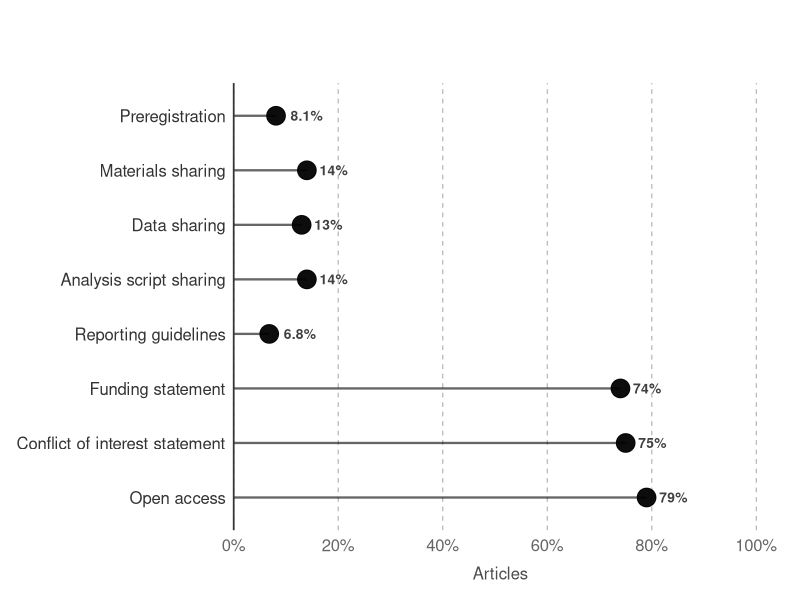
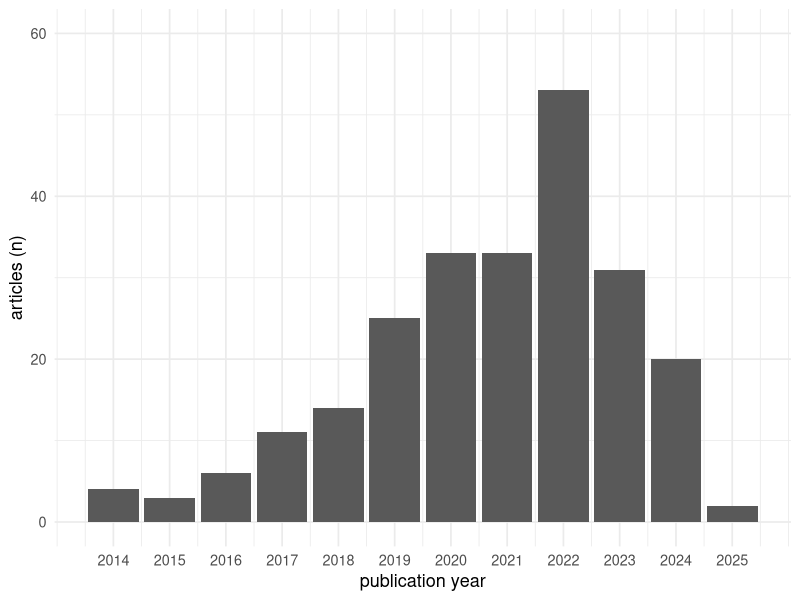
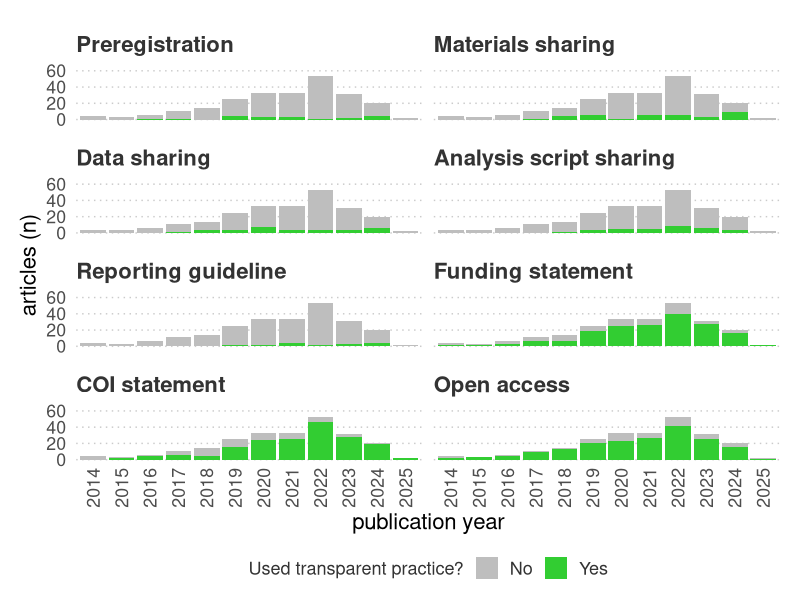

Write the R code that produced these figures, in order.
## ---- chunk 1
library(dplyr) # for general analysis and munging functions
library(tidyr) # for general analysis and munging functions
library(forcats) # for general analysis and munging functions
library(readr) # for loading files
library(ggplot2) # for plotting
library(here) # for accessing files
library(knitr) # for tables
library(kableExtra) # for tables
## ---- chunk 2
# Define a "not in" operator
`%notin%` <- Negate(`%in%`)

# This function will compute percentages for specific variables and format them.
count_percent <- function(data, ...) {
  columns <- enquos(...)

  d_count <- data %>%
      count(!!!columns, .drop = FALSE) %>%
      complete(!!!columns, fill = list(n = 0))
  
  d_overall <- d_count %>%
      mutate(N = sum(n), percent = signif((n/N)*100,2), report = paste0(n, ' (', percent,'%)'))
  
  return(d_overall)
}

# same function as above but allows for grouping (e.g., by design or data type)
count_percent_grouped <- function(data, ..., group = NULL) {
  columns <- enquos(...)
  group_vars <- enquos(group)

  d_count <- data %>%
    count(!!!group_vars, !!!columns, .drop = FALSE) %>%
    complete(!!!group_vars, !!!columns, fill = list(n = 0))

  d_out <- d_count %>%
    group_by(!!!group_vars) %>%
    mutate(
      N = sum(n),
      percent = signif((n / N) * 100, 2),
      report = paste0(n, " (", percent, "%)")
    ) %>%
    ungroup()

  return(d_out)
}

## ---- chunk 3
# load the extracted data after coding discrepancies were resolved
d <- read_csv(here('data','primary','extracted_data_resolved.csv'))

# load the list of article metadata
d_articles <- read_csv(here('data','primary','article_list.csv')) %>%
  filter(duplicate == F)

# combine article metadata with extracted data
d <- d %>%
  left_join(d_articles, by = "article_id")
## ---- chunk 4
d <- d %>%
  rename(
    eligible_journal = `is.the.article.reported.in.a.peer-reviewed.academic.journal?`,
    eligible_english = `is.the.article.written.in.english?`,
    open_access_status = `can.you.view.an.open.access.version.of.this.article?`,
    article_version_coded = `which.version.of.the.article.are.you.coding?`,
    eligible_empirical = `does.the.article.report.empirical.research?`,
    research_design = `what.is.the.research.design?.(tick.all.that.apply)`,
    data_type = `what.is.the.data.type?.(tick.all.that.apply`,
    prereg_statement = `does.the.article.state.whether.or.not.the.study.(or.some.aspect.of.the.study).was.preregistered?`,
    prereg_statement_verbatim = prereg_verbatim,
    prereg_access_method = `how.is.the.preregistration.accessed?.(according.to.the.statement)`,
    prereg_access_status = `can.you.access.and.view.the.preregistration.(without.contacting.anyone)?`,
    data_statement = `does.the.article.state.whether.or.not.data.are.available?`,
    data_statement_verbatim = data_verbatim,
    data_access_method = `how.are.the.data.accessed?.(according.to.the.statement)`,
    data_access_status = `can.you.access,.download,.and.view.the.data.(without.contacting.anyone)?`,
    data_reasons = `did.the.authors.provide.any.reasons.for.not.sharing.or.restricting.access.to.the.data?`,
    materials_statement = `does.the.article.state.whether.or.not.any.materials.are.available?`,
    materials_statement_verbatim = `materials_verbatim`,
    materials_access_method = `how.are.the.materials.accessed?.(according.to.the.statement)`,
    materials_access_status = `can.you.access,.download,.and.view.the.materials.(without.contacting.anyone)?`,
    materials_reasons = `did.the.authors.provide.any.reasons.for.not.sharing.or.restricting.access.to.the.materials?`,
    analysis_statement = `does.the.article.state.whether.or.not.analysis.scripts.are.available?`,
    analysis_statement_verbatim = `analysis_verbatim`,
    analysis_access_method = `how.is.the.analysis.script.accessed?.(according.to.the.statement)`,
    analysis_access_status = `can.you.access,.download,.and.view.the.analysis.script.(without.contacting.anyone)?`,
    analysis_reasons = `did.the.authors.provide.any.reasons.for.not.sharing.or.restricting.access.to.the.analysis.scripts?`,
    reporting_statement = `is.there.a.statement.declaring.the.use.of.one.or.more.reporting.guidelines?`,
    reporting_statement_verbatim = reporting_verbatim,
    reporting_type = `which.guidelines.were.used.(if.any)?.(select.all.that.apply.and.use.the.other.option.if.necessary)`,
    funding_statement = `does.the.article.include.a.statement.indicating.whether.there.were.funding.sources?`,
    funding_statement_verbatim = `funding_verbatim`,
    coi_statement = `does.the.article.include.a.statement.indicating.whether.there.were.any.conflicts.of.interest?`,
    coi_statement_verbatim = `coi_verbatim`,
    notes = `you.can.use.this.space.to.record.anything.interesting.or.problematic.about.this.article`)
## ---- chunk 5
d_consensus <- d %>% filter(coder == "Consensus")
## ---- chunk 6
# create eligibility variable for article access
d_consensus <- d_consensus %>%
  mutate(eligible_access = ifelse(open_access_status == "No — I cannot access any version of the article", F, T))

# identify reasons articles were excluded
exclude_journal <- d_consensus %>% filter(eligible_journal == "NO") %>% nrow()
exclude_english <- d_consensus %>% filter(eligible_journal == "YES", eligible_english == "NO") %>% nrow()
exclude_access <- d_consensus %>% filter(eligible_journal == "YES", eligible_english == "YES", eligible_access == F) %>% nrow()
exclude_empirical <- d_consensus %>% filter(eligible_journal == "YES", eligible_english == "YES", eligible_access == T, eligible_empirical == "No") %>% nrow()

exclude_all <- sum(exclude_journal, exclude_english, exclude_access, exclude_empirical)

# create overall exclude variable across all exclusion criteria
d_consensus <- d_consensus %>% mutate(exclude = ifelse(eligible_journal == "YES" & eligible_english == "YES" & eligible_access == TRUE & eligible_empirical == "Yes", FALSE, TRUE))
## ---- chunk 7
# select eligible articles only
d_eligible <- d_consensus %>% filter(exclude == F)
## ---- chunk 8
# IGL did the piloting with TEH so reclassify "pilot" coder as IGL
d <- d %>% 
  mutate(coder = case_when(
    coder == "Pilot" ~ "IGL", 
    TRUE ~ coder))

vars <- c("prereg_statement", "materials_statement", "data_statement", "analysis_statement", "reporting_statement", "funding_statement", "coi_statement") # variables we will examine

d_ira <- d %>% # from dataframe d
  filter(article_id %in% c(d_eligible$article_id), # extract only articles that were agreed to be eligible
         coder %in% c("IGL", "JB")) %>% # extract only the first and second coder rows
  select(article_id, coder, all_of(vars)) %>%
    mutate(across(all_of(vars), as.factor)) %>%
  pivot_wider(names_from = coder, values_from = all_of(vars),
              names_sep = "_")

# check the factor levels (i.e., response options of IGL and JB) match
# identical(levels(d_ira$prereg_statement_IGL), levels(d_ira$prereg_statement_JB))
# identical(levels(d_ira$materials_statement_IGL), levels(d_ira$materials_statement_JB))
# identical(levels(d_ira$data_statement_IGL), levels(d_ira$data_statement_JB))
# identical(levels(d_ira$analysis_statement_IGL), levels(d_ira$analysis_statement_JB))
# identical(levels(d_ira$reporting_statement_IGL), levels(d_ira$reporting_statement_JB))
# identical(levels(d_ira$funding_statement_IGL), levels(d_ira$funding_statement_JB))
# identical(levels(d_ira$coi_statement_IGL), levels(d_ira$coi_statement_JB))

d_ira <- d_ira %>%
  mutate(Preregistration = ifelse(prereg_statement_IGL == prereg_statement_JB, T, F),
         Materials = ifelse(materials_statement_IGL == materials_statement_JB, T, F),
         Data = ifelse(data_statement_IGL == data_statement_JB, T, F),
         `Analysis scripts` = ifelse(analysis_statement_IGL == analysis_statement_JB, T, F),
         `Reporting guidelines` = ifelse(reporting_statement_IGL == reporting_statement_JB, T, F),
         Funding = ifelse(funding_statement_IGL == funding_statement_JB, T, F),
         `Conflicts of interest` = ifelse(coi_statement_IGL == coi_statement_JB, T, F)) 
## ---- chunk 9
research_design <- d_eligible %>% count(research_design) 
data_type <- d_eligible %>% count(data_type) 
journals <- d_eligible %>% count(journal) %>% arrange(desc(n))
pub_year <- d_eligible %>% count(publication_year) %>% arrange(desc(publication_year))
## ---- chunk 10
# how many registered reports are there?
is_registered_report <- d_eligible %>% filter(prereg_statement == "YES — the study is a Registered Report") %>% nrow()

# collapse registered reports into general "yes there is a prereg" variable for remaining analyses
d_eligible <- d_eligible %>%
    mutate(prereg_statement = case_when(
    prereg_statement == "YES — the study is a Registered Report" ~ "YES — the statement says that there is a preregistration",
    TRUE ~ prereg_statement
  ))

prereg_statement_overall <- d_eligible %>%
  count_percent(prereg_statement)

prereg_statement_data_type <- d_eligible %>%
  count_percent_grouped(prereg_statement, data_type)
## ---- chunk 11
prereg_functional_overall <- d_eligible %>%
  mutate(prereg_statement = case_when(
    prereg_statement == "YES — the study is a Registered Report" ~ "YES — the statement says that there is a preregistration",
    TRUE ~ prereg_statement
  )) %>%
  count_percent(prereg_statement, prereg_access_status)

# Reasons for non-functional
prereg_non_functional_reasons <- d_eligible %>%
  filter(prereg_access_status == "NO") %>%
  count(prereg_access_detail, .drop = FALSE)

prereg_functional_data_type <- d_eligible %>%
  mutate(prereg_statement = case_when(
    prereg_statement == "YES — the study is a Registered Report" ~ "YES — the statement says that there is a preregistration",
    TRUE ~ prereg_statement
  )) %>%
  count_percent(prereg_statement, prereg_access_status, data_type)
## ---- chunk 12
prereg_access_overall <- d_eligible %>%
  mutate(prereg_access_method = ifelse(prereg_access_method == "AEA Registry", "American Economic Association Registry", prereg_access_method)) %>%
  filter(prereg_statement == "YES — the statement says that there is a preregistration", prereg_access_status == "YES") %>%
  count(prereg_access_method, .drop = F)
## ---- chunk 13
materials_statement_overall <- d_eligible %>%
  count_percent(materials_statement)

## Justifications for restricting access to materials
materials_reasons_overall <- d_eligible %>%
  filter(materials_statement %in% c("YES — the statement says that the materials are not available", "UNCLEAR — the statement says that the materials are available on request")) %>%
  count(materials_reasons, .drop = F)
## ---- chunk 14
materials_functional_overall <- d_eligible %>%
  count_percent(materials_statement, materials_access_status)

materials_non_functional_reasons <- d_eligible %>%
  filter(materials_access_status == "NO") %>%
  count(materials_access_detail, .drop = F)
## ---- chunk 15
materials_access_method_overall <- d_eligible %>%
  filter(materials_statement == "YES — the statement says that all or some materials are available", materials_access_status == "YES") %>%
  count(materials_statement, materials_access_status, materials_access_method, .drop = F)
## ---- chunk 16
data_statement_overall <- d_eligible %>%
  count_percent(data_statement)
## ---- chunk 17
data_functional_overall <- d_eligible %>%
  count_percent(data_statement, data_access_status)

data_non_functional_reasons <- d_eligible %>%
  filter(data_statement == "YES — the statement says that the data are available", data_access_status == "NO") %>%
  count(data_access_detail, .drop = F)
## ---- chunk 18
data_reasons_overall <- d_eligible %>%
  filter(data_statement %in% c("YES — the statement says that the data are not available", "UNCLEAR — the statement says that the data are available on request", "UNCLEAR — the statement says that the data may be available but access is restricted")) %>%
  count(data_reasons, .drop = F)

data_reasons_types <- d_eligible %>% 
  filter(data_reasons == "YES") %>% 
  count(data_reasons_type)
## ---- chunk 19
data_access_method_overall <- d_eligible %>%
  filter(data_statement == "YES — the statement says that the data are available", data_access_status == "YES") %>%
  count(data_statement, data_access_status, data_access_method, .drop = F)
## ---- chunk 20
analysis_statement_overall <- d_eligible %>%
  count_percent(analysis_statement)

## Justifications for restricting access to data
analysis_reasons_overall <- d_eligible %>%
  filter(analysis_statement %in% c("YES — the statement says that the analysis scripts are not available", "UNCLEAR — the statement says that the analysis scripts are available on request")) %>%
  count(analysis_reasons, .drop = F)
## ---- chunk 21
analysis_functional_overall <- d_eligible %>%
  count_percent(analysis_statement, analysis_access_status)

analysis_non_functional_reasons <- d_eligible %>%
  filter(analysis_access_status == "NO") %>%
  count(analysis_access_detail, .drop = F)
## ---- chunk 22
analysis_access_method_overall <- d_eligible %>%
  filter(analysis_statement == "YES — the statement says that the analysis scripts are available", analysis_access_status == "YES") %>%
  count(analysis_statement, analysis_access_status, analysis_access_method, .drop = F)
## ---- chunk 23
# Statements
reporting_statement_overall <- d_eligible %>%
  count_percent(reporting_statement)

# Guideline type
reporting_type_overall <- d_eligible %>%
  filter(reporting_statement == "YES — the statement discloses use of at least one reporting guideline") %>%
  count(reporting_type)
## ---- chunk 24
# Statements
funding_statement_overall <- d_eligible %>%
  mutate(funding_statement = case_when(
    funding_statement %in% c("YES — the statement discloses at least one source of funding","YES — the statement says that there was no relevant funding") ~ "Yes", 
    funding_statement == "NO — there is no funding statement" ~ "No")) %>%
  count_percent(funding_statement)

# Statement type
funding_detail_overall <- d_eligible %>%
  count_percent(funding_statement)
## ---- chunk 25
# Statements
coi_statement_overall <- d_eligible %>%
  mutate(coi_statement = case_when(
    coi_statement %in% c("YES — the statement discloses at least one conflict of interest","YES — the statement says that there were no conflicts of interest") ~ "Yes", 
    coi_statement == "NO — there is no conflict of interest statement" ~ "No")) %>%
  count_percent(coi_statement)

# Statement type
coi_detail_overall <- d_eligible %>%
  count_percent(coi_statement)
## ---- chunk 26
open_access_overall <- d_eligible %>%
  count_percent(open_access_status)
## ---- chunk 27
plot_data <- bind_rows(

  prereg_functional_overall %>%
    filter(prereg_statement == "YES — the statement says that there is a preregistration", prereg_access_status == "YES") %>%
    mutate(practice = "Preregistration", var = "prereg_functional") %>%
    select(practice, var, n, N, percent),

  materials_functional_overall %>%
    filter(materials_statement == "YES — the statement says that all or some materials are available", materials_access_status == "YES") %>%
    mutate(practice = "Materials sharing", var = "materials_functional") %>%
    select(practice, var, n, N, percent),

  data_functional_overall %>%
    filter(data_statement == "YES — the statement says that the data are available", data_access_status == "YES") %>%
    mutate(practice = "Data sharing", var = "data_functional") %>%
    select(practice, var, n, N, percent),

  analysis_functional_overall %>%
    filter(analysis_statement == "YES — the statement says that the analysis scripts are available", analysis_access_status == "YES") %>%
    mutate(practice = "Analysis script sharing",var = "analysis_functional") %>%
    select(practice, var, n, N, percent),

  reporting_statement_overall %>%
    filter(reporting_statement == "YES — the statement discloses use of at least one reporting guideline") %>%
    mutate(practice = "Reporting guidelines",var = "reporting_any") %>%
    select(practice, var, n, N, percent),
  
  funding_statement_overall %>%
    filter(funding_statement == "Yes") %>%
    mutate(practice = "Funding statement",var = "funding_statement_any") %>%
    select(practice, var, n, N, percent),

  coi_statement_overall %>%
    filter(coi_statement == "Yes") %>%
    mutate(practice = "Conflict of interest statement",var = "coi_statement_any") %>%
    select(practice, var, n, N, percent),
  
    open_access_overall %>%
    filter(open_access_status == "Yes") %>%
    mutate(practice = "Open access", var = "open_access") %>%
    select(practice, var, n, N, percent)
)
## ---- chunk 28
# Plot
plot_data %>%
    mutate(practice = factor(practice, levels = rev(c("Preregistration","Materials sharing","Data sharing","Analysis script sharing", "Reporting guidelines", "Funding statement", "Conflict of interest statement", "Open access")))) %>%
  ggplot(aes(x = percent, y = practice)) +

  # Reference lines
  geom_vline(xintercept = seq(0, 100, 20),
             colour = "grey70", linewidth = 0.4, linetype = "dashed") +
  # Stem
  geom_segment(
    aes(x = 0, xend = percent, y = practice, yend = practice),
    linewidth = 0.8, alpha = 0.6
  ) +
 
  # Lollipop head
  geom_point(size = 6, alpha = 0.95) +
 
  # Percent label just to the right of each dot
  geom_text(
    aes(label = paste0(percent, "%")),
    hjust = -0.45, size = 3.5, fontface = "bold", colour = "grey25"
  ) +
 
  # Extend x axis so labels fit
  scale_x_continuous(
    limits = c(0, 100),
    breaks = seq(0, 100, 20),
    labels = function(x) paste0(x, "%"),
    expand = expansion(mult = c(0, 0.02))
  ) +
 
  labs(
    title    = "",
    subtitle = "",
    x        = "Articles",
    y        = NULL
  ) +
 
  theme_minimal(base_size = 13) +
  theme(
    plot.title         = element_text(face = "bold", size = 15, margin = margin(b = 4)),
    plot.subtitle      = element_text(colour = "grey45", size = 11, margin = margin(b = 14)),
    plot.background    = element_rect(fill = "#FFFFFF", colour = NA),
    panel.background   = element_rect(fill = "#FFFFFF", colour = NA),
    panel.grid.major.y = element_blank(),
    panel.grid.major.x = element_blank(),
    panel.grid.minor   = element_blank(),
    axis.text.y        = element_text(size = 12, colour = "grey20"),
    axis.text.x        = element_text(size = 12, colour = "grey40"),
    axis.title.x       = element_text(size = 12, colour = "grey30", margin = margin(t = 8)),
    axis.line.y = element_line(colour = "grey20"),
    legend.position    = "bottom",
    legend.text        = element_text(size = 11),
    plot.margin        = margin(16, 24, 12, 12) 
  )
## ---- chunk 29
d_eligible %>% 
    count(journal) %>% 
    arrange(desc(n)) %>%
    slice(1:10) %>%
    kable(format = "html")
## ---- chunk 30
d_eligible %>% 
  count(publication_year) %>%
  mutate(publication_year = as.numeric(publication_year)) %>%
  ggplot(aes(x = publication_year, y = n)) +
    geom_col() + 
    theme_minimal(base_size = 13) +
    ylim(c(0, 60)) +
    xlab('publication year') +
    ylab('articles (n)') +
    scale_x_continuous(labels = seq(2014,2025,1), breaks = seq(2014,2025,1))
## ---- chunk 31
prereg_access_overall %>% 
  select("Registry" = prereg_access_method, n) %>% 
  arrange(desc(n)) %>%
  kable(format = "html")
## ---- chunk 32
materials_access_method_overall  %>% 
  select("Method" = materials_access_method, n) %>% 
  arrange(desc(n)) %>%
  kable(format = "html")
## ---- chunk 33
data_access_method_overall  %>% 
  select("Method" = data_access_method, n) %>% 
  arrange(desc(n)) %>%
  kable(format = "html")
## ---- chunk 34
analysis_access_method_overall  %>% 
  select("Method" = analysis_access_method, n) %>% 
  arrange(desc(n)) %>%
  kable(format = "html")
## ---- chunk 35
# Functional preregistration by research type (primary/secondary)
prereg_functional_by_research_type <- d_eligible %>%
  mutate(prereg_access_status = factor(prereg_access_status, levels = c("NO", "YES")), # show zero percentages too
         prereg_access_status = fct_na_value_to_level(prereg_access_status, level = "NO")) %>% # convert NAs to "NO"

  count(research_design, prereg_access_status, .drop = F) %>%
  group_by(research_design) %>%
  mutate(N = sum(n), percent = signif((n/N)*100,2), report = paste0(n,'/',N,' (',percent,'%)')) %>%
  filter(prereg_access_status == "YES") %>%
  mutate(research_design = factor(research_design),
         research_design = fct_recode(research_design, "Primary" = "Primary research study", "Secondary" = "Secondary analysis", "Both research types" = "Primary research study, Secondary analysis")) %>%
  select(research_design, report) %>%
  pivot_wider(names_from = research_design, values_from = report)

# Functional preregistration by data type (quantitative, qualitative)
prereg_functional_by_data_type <- d_eligible %>%
  mutate(prereg_access_status = factor(prereg_access_status, levels = c("NO", "YES")), # show zero percentages too
         prereg_access_status = fct_na_value_to_level(prereg_access_status, level = "NO")) %>% # convert NAs to "NO"
  count(data_type, prereg_access_status, .drop = F) %>%
  group_by(data_type) %>%
  mutate(N = sum(n), percent = signif((n/N)*100,2), report = paste0(n,'/',N,' (',percent,'%)')) %>%
  filter(prereg_access_status == "YES") %>%
  mutate(data_type = factor(data_type),
         data_type = fct_recode(data_type, "Both data types" = "Qualitative data, Quantitative data")) %>%
  select(data_type, report) %>%
  pivot_wider(names_from = data_type, values_from = report)

# Combine prereg
prereg_subgroup <- bind_cols(prereg_functional_by_research_type, prereg_functional_by_data_type) %>%
  mutate(`Practice` = "Preregistration")

# Functional materials sharing by research type (primary/secondary)
materials_functional_by_research_type <- d_eligible %>%
  mutate(materials_access_status = factor(materials_access_status, levels = c("NO", "YES")), # show zero percentages too
         materials_access_status = fct_na_value_to_level(materials_access_status, level = "NO")) %>% # convert NAs to "NO"

  count(research_design, materials_access_status, .drop = F) %>%
  group_by(research_design) %>%
  mutate(N = sum(n), percent = signif((n/N)*100,2), report = paste0(n,'/',N,' (',percent,'%)')) %>%
  filter(materials_access_status == "YES") %>%
  mutate(research_design = factor(research_design),
         research_design = fct_recode(research_design, "Primary" = "Primary research study", "Secondary" = "Secondary analysis", "Both research types" = "Primary research study, Secondary analysis")) %>%
  select(research_design, report) %>%
  pivot_wider(names_from = research_design, values_from = report)

# Functional materials by data type (quantitative, qualitative)
materials_functional_by_data_type <- d_eligible %>%
  mutate(materials_access_status = factor(materials_access_status, levels = c("NO", "YES")), # show zero percentages too
         materials_access_status = fct_na_value_to_level(materials_access_status, level = "NO")) %>% # convert NAs to "NO"
  count(data_type, materials_access_status, .drop = F) %>%
  group_by(data_type) %>%
  mutate(N = sum(n), percent = signif((n/N)*100,2), report = paste0(n,'/',N,' (',percent,'%)')) %>%
  filter(materials_access_status == "YES") %>%
  mutate(data_type = factor(data_type),
         data_type = fct_recode(data_type, "Both data types" = "Qualitative data, Quantitative data")) %>%
  select(data_type, report) %>%
  pivot_wider(names_from = data_type, values_from = report)

# Combine materials
materials_subgroup <- bind_cols(materials_functional_by_research_type, materials_functional_by_data_type) %>%
  mutate(`Practice` = "Materials")

# Functional data sharing by research type (primary/secondary)
data_functional_by_research_type <- d_eligible %>%
  mutate(data_access_status = factor(data_access_status, levels = c("NO", "YES")), # show zero percentages too
         data_access_status = fct_na_value_to_level(data_access_status, level = "NO")) %>% # convert NAs to "NO"

  count(research_design, data_access_status, .drop = F) %>%
  group_by(research_design) %>%
  mutate(N = sum(n), percent = signif((n/N)*100,2), report = paste0(n,'/',N,' (',percent,'%)')) %>%
  filter(data_access_status == "YES") %>%
  mutate(research_design = factor(research_design),
         research_design = fct_recode(research_design, "Primary" = "Primary research study", "Secondary" = "Secondary analysis", "Both research types" = "Primary research study, Secondary analysis")) %>%
  select(research_design, report) %>%
  pivot_wider(names_from = research_design, values_from = report)

# Functional data by data type (quantitative, qualitative)
data_functional_by_data_type <- d_eligible %>%
  mutate(data_access_status = factor(data_access_status, levels = c("NO", "YES")), # show zero percentages too
         data_access_status = fct_na_value_to_level(data_access_status, level = "NO")) %>% # convert NAs to "NO"
  count(data_type, data_access_status, .drop = F) %>%
  group_by(data_type) %>%
  mutate(N = sum(n), percent = signif((n/N)*100,2), report = paste0(n,'/',N,' (',percent,'%)')) %>%
  filter(data_access_status == "YES") %>%
  mutate(data_type = factor(data_type),
         data_type = fct_recode(data_type, "Both data types" = "Qualitative data, Quantitative data")) %>%
  select(data_type, report) %>%
  pivot_wider(names_from = data_type, values_from = report)

# Combine data
data_subgroup <- bind_cols(data_functional_by_research_type, data_functional_by_data_type) %>%
  mutate(`Practice` = "Data")

# Functional analysis script sharing by research type (primary/secondary)
analysis_functional_by_research_type <- d_eligible %>%
  mutate(analysis_access_status = factor(analysis_access_status, levels = c("NO", "YES")), # show zero percentages too
         analysis_access_status = fct_na_value_to_level(analysis_access_status, level = "NO")) %>% # convert NAs to "NO"

  count(research_design, analysis_access_status, .drop = F) %>%
  group_by(research_design) %>%
  mutate(N = sum(n), percent = signif((n/N)*100,2), report = paste0(n,'/',N,' (',percent,'%)')) %>%
  filter(analysis_access_status == "YES") %>%
  mutate(research_design = factor(research_design),
         research_design = fct_recode(research_design, "Primary" = "Primary research study", "Secondary" = "Secondary analysis", "Both research types" = "Primary research study, Secondary analysis")) %>%
  select(research_design, report) %>%
  pivot_wider(names_from = research_design, values_from = report)

# Functional analysis by data type (quantitative, qualitative)
analysis_functional_by_data_type <- d_eligible %>%
  mutate(analysis_access_status = factor(analysis_access_status, levels = c("NO", "YES")), # show zero percentages too
         analysis_access_status = fct_na_value_to_level(analysis_access_status, level = "NO")) %>% # convert NAs to "NO"
  count(data_type, analysis_access_status, .drop = F) %>%
  group_by(data_type) %>%
  mutate(N = sum(n), percent = signif((n/N)*100,2), report = paste0(n,'/',N,' (',percent,'%)')) %>%
  filter(analysis_access_status == "YES") %>%
  mutate(data_type = factor(data_type),
         data_type = fct_recode(data_type, "Both data types" = "Qualitative data, Quantitative data")) %>%
  select(data_type, report) %>%
  pivot_wider(names_from = data_type, values_from = report)

# Combine analysis
analysis_subgroup <- bind_cols(analysis_functional_by_research_type, analysis_functional_by_data_type) %>%
  mutate(`Practice` = "Analysis script")

# Reporting guideline use by research type (primary/secondary)
reporting_functional_by_research_type <- d_eligible %>%
  mutate(reporting_statement = factor(reporting_statement)) %>% # show zero percentages too
  count(research_design, reporting_statement, .drop = F) %>%
  group_by(research_design) %>%
  mutate(N = sum(n), percent = signif((n/N)*100,2), report = paste0(n,'/',N,' (',percent,'%)')) %>%
  filter(reporting_statement == "YES — the statement discloses use of at least one reporting guideline") %>%
  mutate(research_design = factor(research_design),
         research_design = fct_recode(research_design, "Primary" = "Primary research study", "Secondary" = "Secondary analysis", "Both research types" = "Primary research study, Secondary analysis")) %>%
  select(research_design, report) %>%
  pivot_wider(names_from = research_design, values_from = report)

# Reporting guideline use by data type (quantitative, qualitative)
reporting_functional_by_data_type <- d_eligible %>%
  mutate(reporting_statement = factor(reporting_statement)) %>% # show zero percentages too
  count(data_type, reporting_statement, .drop = F) %>%
  group_by(data_type) %>%
  mutate(N = sum(n), percent = signif((n/N)*100,2), report = paste0(n,'/',N,' (',percent,'%)')) %>%
  filter(reporting_statement == "YES — the statement discloses use of at least one reporting guideline") %>%
  mutate(data_type = factor(data_type),
         data_type = fct_recode(data_type, "Both data types" = "Qualitative data, Quantitative data")) %>%
  select(data_type, report) %>%
  pivot_wider(names_from = data_type, values_from = report)

# Combine reporting
reporting_subgroup <- bind_cols(reporting_functional_by_research_type, reporting_functional_by_data_type) %>%
  mutate(`Practice` = "Reporting guidelines")

# Table 
bind_rows(prereg_subgroup, materials_subgroup, data_subgroup, analysis_subgroup, reporting_subgroup) %>%
  relocate(Practice, Primary, Secondary, `Both research types`, `Quantitative data`, `Qualitative data`, `Both data types`) %>%  # put columns in order
  kable(format = "html") %>%
  add_header_above(
    c(
      " " = 1,
      "Research type" = 3,
      "Data type"     = 3
    ),
    bold = TRUE
  ) %>%
  kable_styling(full_width = FALSE)
## ---- chunk 36
theme_custom <- function () { 
  theme_grey(base_size = 16, base_family = "sans") %+replace% 
    theme(
      # plot margin
      plot.margin = unit(rep(0.5, 4), "cm"),
      # plot background and border
      plot.background = element_blank(),
      panel.background = element_blank(),
      panel.border = element_blank(),
      # grid lines
      panel.grid.major.x = element_blank(),
      panel.grid.major.y = element_line(linewidth = 0.5, linetype = 'dotted', color = "#cbcbcb"), 
      panel.grid.minor = element_blank(),
      # axis ticks and lines
      axis.ticks = element_blank(),
      axis.line = element_blank(),
      # axis labels
      axis.text.x = element_text(angle = 90, vjust = 0.5, hjust = 1),
      # legend
      legend.position = "bottom",
      legend.margin = margin(0),
      legend.background = element_blank(),
      legend.key = element_blank(),
      legend.title = element_text(size = 13, colour = "#333333"),
      legend.text.align = 0,
      legend.text = element_text(size = 13, colour = "#333333"),
      # faceting
      strip.background = element_rect(fill = "transparent", colour = NA),
      strip.text = element_text(size = 16, face = "bold", colour = "#333333", hjust = 0, margin = margin(b = 10, t = 10))
    )
}
## ---- chunk 37
temporal_data <- bind_rows(
  
  d_eligible %>%
    mutate(prereg_access_status = ifelse(is.na(prereg_access_status), "NO", prereg_access_status)) %>%
    count(publication_year, status = prereg_access_status) %>%
    mutate(practice = "Preregistration"),
  
  d_eligible %>%
    mutate(materials_access_status = ifelse(is.na(materials_access_status), "NO", materials_access_status)) %>%
    count(publication_year, status = materials_access_status) %>%
    mutate(practice = "Materials sharing"),
  
  d_eligible %>%
    mutate(data_access_status = ifelse(is.na(data_access_status), "NO", data_access_status)) %>%
    count(publication_year, status = data_access_status) %>%
    mutate(practice = "Data sharing"),
  
  d_eligible %>%
    mutate(analysis_access_status = ifelse(is.na(analysis_access_status), "NO", analysis_access_status)) %>%
    count(publication_year, status = analysis_access_status) %>%
    mutate(practice = "Analysis script sharing"),
  
  d_eligible %>%
    mutate(reporting_statement = ifelse(reporting_statement == "YES — the statement discloses use of at least one reporting guideline", "YES", "NO")) %>%
    count(publication_year, status = reporting_statement) %>%
    mutate(practice = "Reporting guideline"),
  
  d_eligible %>%
    mutate(funding_statement = ifelse(funding_statement == "NO — there is no funding statement", "NO", "YES")) %>%
    count(publication_year, status = funding_statement) %>%
    mutate(practice = "Funding statement"),
  
  d_eligible %>%
    mutate(coi_statement = ifelse(coi_statement == "NO — there is no conflict of interest statement", "NO", "YES")) %>%
    count(publication_year, status = coi_statement) %>%
    mutate(practice = "COI statement"),
  
  d_eligible %>%
    mutate(open_access_status = ifelse(open_access_status == "Yes", "YES", "NO")) %>%
    count(publication_year, status = open_access_status) %>%
    mutate(practice = "Open access")
) %>%
  mutate(practice = factor(practice, levels = c("Preregistration", "Materials sharing", "Data sharing", "Analysis script sharing", "Reporting guideline", "Funding statement", "COI statement", "Open access")))
  
temporal_data %>%
    ggplot() +
    geom_col(aes(x = publication_year, y = n, fill = status)) +
    facet_wrap(~practice, ncol = 2) +
    ylim(c(0,60)) +
    ylab('articles (n)') +
    xlab('publication year') +
    labs(fill = "Used transparent practice?") +
    scale_fill_manual(values = c('gray','limegreen'), labels = c('No', 'Yes')) +
    theme_custom() +
  theme()

## ---- chunk 38
prereg_access_overall %>% 
  select("Registry" = prereg_access_method, n) %>% 
  arrange(desc(n)) %>%
  kable(format = "html")
## ---- chunk 39
materials_access_method_overall  %>% 
  select("Method" = materials_access_method, n) %>% 
  arrange(desc(n)) %>%
  kable(format = "html")
## ---- chunk 40
data_access_method_overall  %>% 
  select("Method" = data_access_method, n) %>% 
  arrange(desc(n)) %>%
  kable(format = "html")
## ---- chunk 41
analysis_access_method_overall  %>% 
  select("Method" = analysis_access_method, n) %>% 
  arrange(desc(n)) %>%
  kable(format = "html")
## ---- chunk 42
# inter-rater agreement table
d_ira %>%
  summarise(across(c(Preregistration, Materials, Data, `Analysis scripts`, `Reporting guidelines`, Funding, `Conflicts of interest`), ~ mean(.x, na.rm = TRUE))) %>%
  mutate(across(everything(), ~ signif(. * 100, digits = 2))) %>%
  pivot_longer(cols = everything(), names_to = "Practice", values_to = "Inter-rater agreement (%)") %>%
  kable(format = "html")
## ---- chunk 43
sessionInfo()
